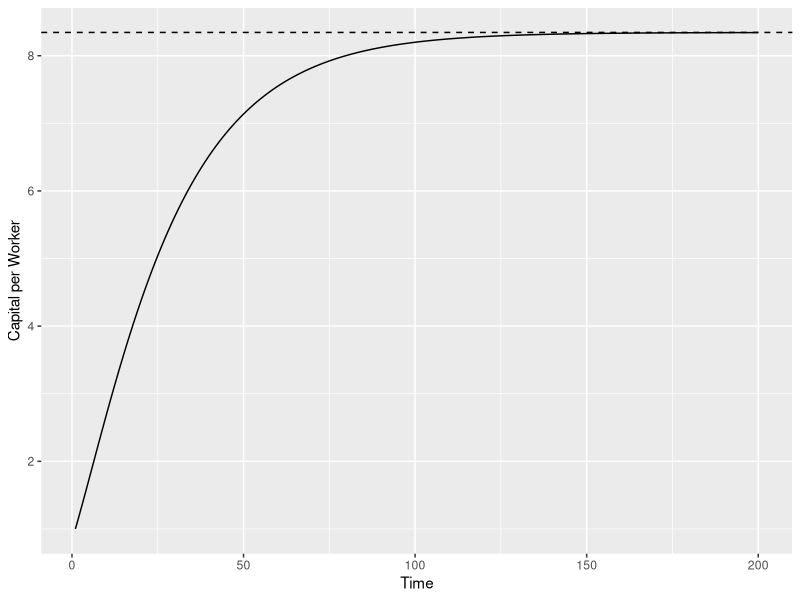
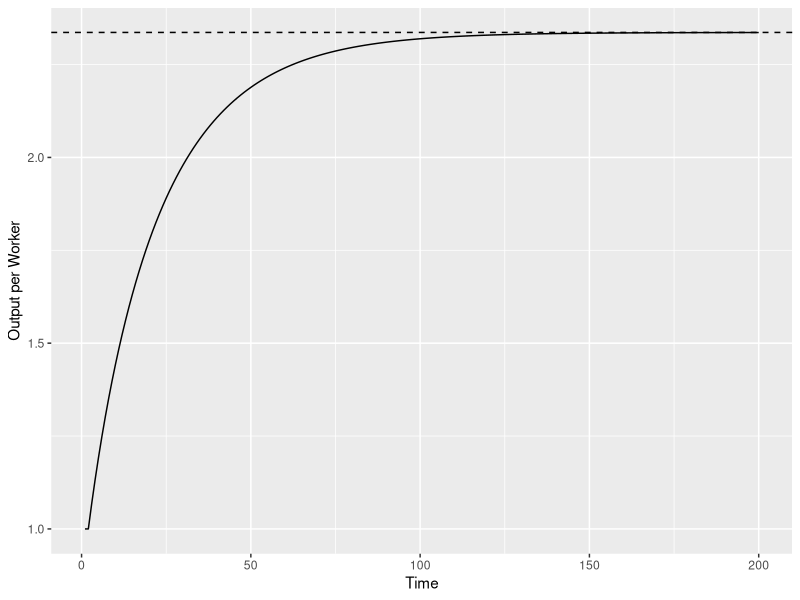

Source code (R) for these figures, in order: (Note: this script raises an error after producing the figures.)
library(tidyverse)

s <- 0.25
d <- 0.05
n <- 0.02
a <- 0.4

k <- rep(NA,200)
y <- rep(NA,200)

k[1] <- 1
y[1] <- k[1]^a 

for (t in 2:200){
  
  y[t] <- k[t-1]^a 
  k[t] <- s*y[t]+(1-d-n)*k[t-1] 
  
}
kstar <- (s / (n + d))^(1 / (1 - a))

qplot(x=1:200, y=k, geom='line') + 
  labs(x="Time", y="Capital per Worker") +
  geom_hline(yintercept=kstar, linetype="dashed") +
  geom_text(x=1, y=0.95*kstar, label="kstar")

qplot(x=1:200, y=y, geom='line') + 
  labs(x="Time", y="Output per Worker") +
  geom_hline(yintercept=(kstar)^a, linetype="dashed")


####
SS <- (s/(n+d))^(1/(1-a))

ks[1] <- SS
ys[1] <- ks[1]^a

for (t in 2:200){
  
  ys[t] <- ks[t-1]^a 
  ks[t] <- s*ys[t]+(1-d-n)*ks[t-1] 
  
}

qplot(x=1:200, y=ks, geom='line') + 
  labs(x="Time", y="Capital per Worker") +
  geom_hline(yintercept=kstar, linetype="dashed") +
  geom_text(x=1, y=0.95*kstar, label="kstar")

qplot(x=1:200, y=ys, geom='line') + 
  labs(x="Time", y="Output per Worker") +
  geom_hline(yintercept=(kstar)^a, linetype="dashed")


####

k1 <- rep(NA,200)
y1 <- rep(NA,200)
s1 <- rep(0.3,200)

s1[1] <- 0.25
k1[1] <- 1
y1[1] <- k1[1]^a 

for (t in 2:200){
  
  y1[t] <- k1[t-1]^a 
  k1[t] <- s1[t-1]*y1[t]+(1-d-n)*k1[t-1] 
  
}

df.base <- data.frame(t=1:200,k=k,id=rep("base",200))
df.new <- data.frame(t=1:200,k=k1,id=rep("new",200))
df.both <- bind_rows(df.base,df.new)

df.both %>% 
  ggplot(aes(x = t, y = k, colour = id)) +
  geom_line() +
  ylim(0, 12.5)



#####

g <- 0.015

A <- rep(NA,200)

A[1] <- 1

k[1] <- 1
y[1] <- k[1]^a*A[1]^(1-a)

for (t in 2:200){
  
  A[t] <- A[t-1]+A[t-1]*g 
  y[t] <- A[t]*(s/(d+n+g))^(a/(1-a)) 
  k[t] <- s*y[t]+(1-d-n)*k[t-1] 
  
}

qplot(x=1:200, y=k, geom='line') + 
  labs(x="Time", y="Capital per Worker") +
  geom_hline(yintercept=kstar, linetype="dashed") +
  geom_text(x=1, y=0.95*kstar, label="kstar")


